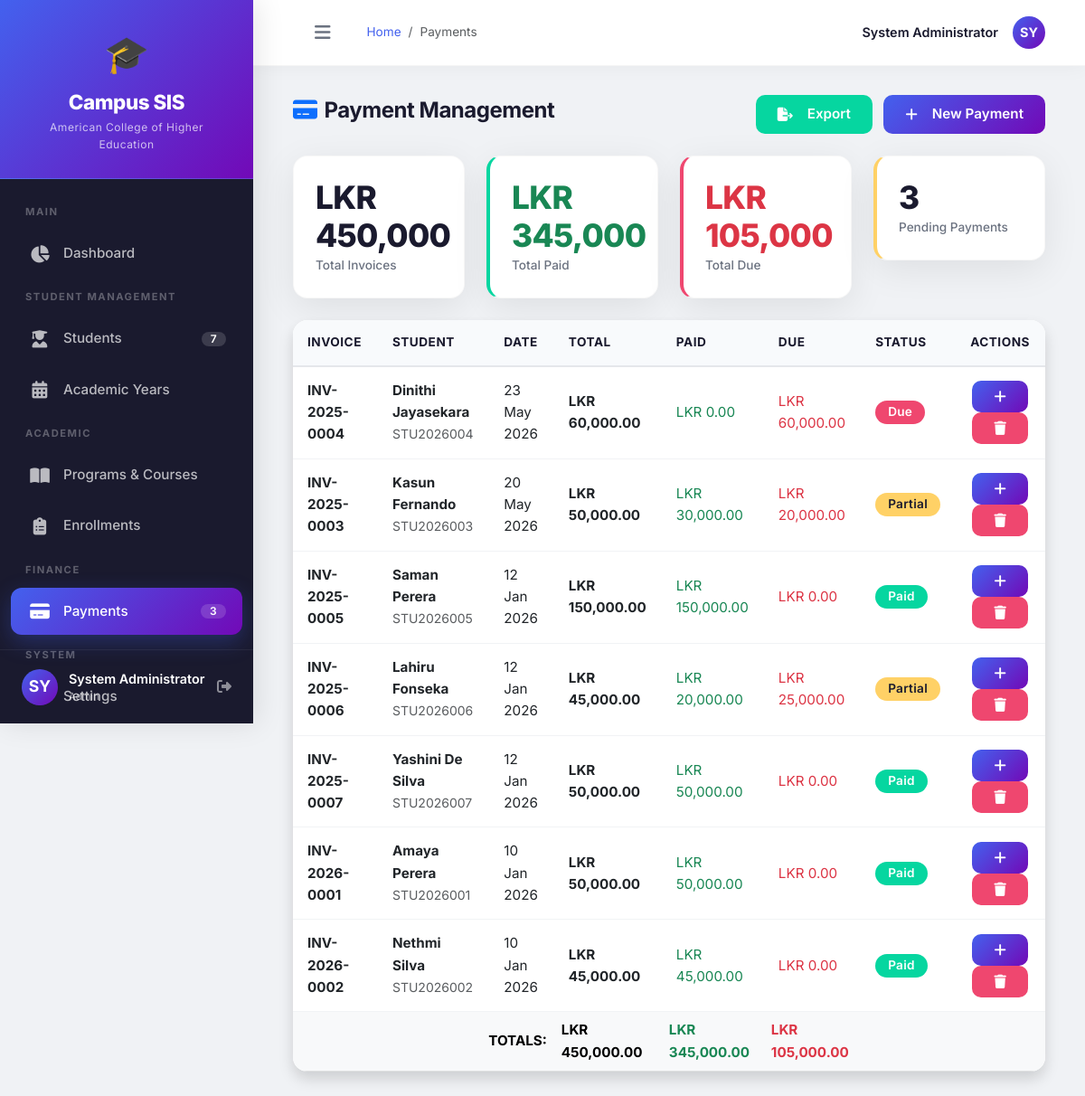
Screenshot of /pages/payments.php (signed in) with the database file from the repository.
### tables this page shows
CREATE TABLE payments (
    payment_id INT PRIMARY KEY AUTO_INCREMENT,
    invoice_no VARCHAR(50) UNIQUE NOT NULL,
    student_id INT NOT NULL,
    payment_date DATE NOT NULL,
    total_amount DECIMAL(10,2) NOT NULL,
    paid_amount DECIMAL(10,2) DEFAULT 0,
    due_amount DECIMAL(10,2) NOT NULL,
    payment_method ENUM('cash', 'bank_transfer', 'online', 'card') DEFAULT 'cash',
    status ENUM('paid', 'partial', 'due', 'overdue') DEFAULT 'due',
    description TEXT,
    receipt_path VARCHAR(255),
    created_at TIMESTAMP DEFAULT CURRENT_TIMESTAMP,
    FOREIGN KEY (student_id) REFERENCES students(student_id) ON DELETE CASCADE
);

CREATE TABLE students (
    student_id INT PRIMARY KEY AUTO_INCREMENT,
    student_number VARCHAR(20) UNIQUE NOT NULL,
    full_name VARCHAR(100) NOT NULL,
    ic_number VARCHAR(20) UNIQUE NOT NULL,
    gender ENUM('Male', 'Female') NOT NULL,
    dob DATE NOT NULL,
    email VARCHAR(100) UNIQUE NOT NULL,
    phone VARCHAR(15) NOT NULL,
    address TEXT NOT NULL,
    program VARCHAR(100) NOT NULL,
    year_of_study INT DEFAULT 1,
    photo VARCHAR(255),
    guardian_name VARCHAR(100),
    guardian_phone VARCHAR(15),
    guardian_email VARCHAR(100),
    enrollment_date DATE,
    status ENUM('active', 'graduated', 'suspended', 'withdrawn') DEFAULT 'active',
    created_at TIMESTAMP DEFAULT CURRENT_TIMESTAMP
);

### pages/payments.php (the view, shortened to what this page needs)
<?php
require_once '../config/database.php';
include '../includes/header.php';
include '../includes/sidebar.php';
$payments = $pdo->query("
    SELECT p.*, s.full_name, s.student_number, s.program
    FROM payments p
    JOIN students s ON p.student_id = s.student_id
    ORDER BY p.payment_date DESC
")->fetchAll();
$totalAmount = array_sum(array_column($payments, 'total_amount'));
$totalPaid = array_sum(array_column($payments, 'paid_amount'));
$totalDue = array_sum(array_column($payments, 'due_amount'));
$pendingCount = count(array_filter($payments, function($p) { return $p['status'] != 'paid'; }));
?>
<div class="container-fluid fade-in">
    <div class="d-flex justify-content-between align-items-center mb-4">
        <h1 class="h3 text-gray-800"><i class="fas fa-credit-card me-2 text-primary"></i>Payment Management</h1>
        <div>
            <a href="payments.php?export=csv" class="btn btn-success me-2">
                <i class="fas fa-file-export me-2"></i>Export
            </a>
            <button class="btn btn-primary" data-bs-toggle="modal" data-bs-target="#addPaymentModal">
                <i class="fas fa-plus me-2"></i>New Payment
            </button>
        </div>
    </div>
    <div class="row g-4 mb-4">
        <div class="col-md-3">
            <div class="stat-card">
                <div class="stat-number">LKR <?php echo number_format($totalAmount, 0); ?></div>
                <div class="stat-label">Total Invoices</div>
            </div>
        </div>
        <div class="col-md-3">
            <div class="stat-card" style="border-left: 4px solid var(--success-color);">
                <div class="stat-number text-success">LKR <?php echo number_format($totalPaid, 0); ?></div>
                <div class="stat-label">Total Paid</div>
            </div>
        </div>
        <div class="col-md-3">
            <div class="stat-card" style="border-left: 4px solid var(--danger-color);">
                <div class="stat-number text-danger">LKR <?php echo number_format($totalDue, 0); ?></div>
                <div class="stat-label">Total Due</div>
            </div>
        </div>
        <div class="col-md-3">
            <div class="stat-card" style="border-left: 4px solid var(--warning-color);">
                <div class="stat-number"><?php echo $pendingCount; ?></div>
                <div class="stat-label">Pending Payments</div>
            </div>
        </div>
    </div>
    <div class="card shadow">
        <div class="card-body p-0">
            <div class="table-responsive">
                <table class="table table-hover mb-0" id="paymentsTable">
                    <thead>
                        <tr>
                            <th>Invoice</th>
                            <th>Student</th>
                            <th>Date</th>
                            <th>Total</th>
                            <th>Paid</th>
                            <th>Due</th>
                            <th>Status</th>
                            <th class="text-center">Actions</th>
                        </tr>
                    </thead>
                    <tbody>
                        <?php if (!empty($payments)): ?>
                            <?php foreach ($payments as $payment): ?>
                            <tr>
                                <td>
                                    <strong><?php echo htmlspecialchars($payment['invoice_no']); ?></strong>
                                </td>
                                <td>
                                    <strong><?php echo htmlspecialchars($payment['full_name']); ?></strong>
                                    <br><small class="text-muted"><?php echo htmlspecialchars($payment['student_number']); ?></small>
                                </td>
                                <td><?php echo date('d M Y', strtotime($payment['payment_date'])); ?></td>
                                <td><strong>LKR <?php echo number_format($payment['total_amount'], 2); ?></strong></td>
                                <td class="text-success">LKR <?php echo number_format($payment['paid_amount'], 2); ?></td>
                                <td class="text-danger">LKR <?php echo number_format($payment['due_amount'], 2); ?></td>
                                <td>
                                    <span class="badge bg-<?php echo $payment['status'] == 'paid' ? 'success' : ($payment['status'] == 'partial' ? 'warning' : 'danger'); ?>" style="font-size: 0.85rem; padding: 6px 14px;">
                                        <?php echo ucfirst($payment['status']); ?>
                                    </span>
                                </td>
                                <td class="text-center">
                                    <a href="make_payment.php?student_id=<?php echo $payment['student_id']; ?>" class="btn btn-sm btn-primary" title="Add Payment">
                                        <i class="fas fa-plus"></i>
                                    </a>
                                    <a href="payments.php?delete=<?php echo $payment['payment_id']; ?>" class="btn btn-sm btn-danger" title="Delete" onclick="return confirm('Delete this payment permanently?')">
                                        <i class="fas fa-trash"></i>
                                    </a>
                                </td>
                            </tr>
                            <?php endforeach; ?>
                        <?php endif; ?>
                    </tbody>
                    <?php if (!empty($payments)): ?>
                    <tfoot>
                        <tr class="table-light fw-bold">
                            <td colspan="3" class="text-end">TOTALS:</td>
                            <td>LKR <?php echo number_format($totalAmount, 2); ?></td>
                            <td class="text-success">LKR <?php echo number_format($totalPaid, 2); ?></td>
                            <td class="text-danger">LKR <?php echo number_format($totalDue, 2); ?></td>
                            <td colspan="2"></td>
                        </tr>
                    </tfoot>
                    <?php endif; ?>
                </table>
            </div>
        </div>
    </div>
</div>
<?php include '../includes/footer.php'; ?>

### assets/css/style.css (style rules this page uses)
:root { --sidebar-width: 280px; --sidebar-bg: #1a1a2e; --sidebar-hover: #16213e; --primary-color: #4361ee; --primary-dark: #3a56d4; --secondary-color: #7209b7; --success-color: #06d6a0; --danger-color: #ef476f; --warning-color: #ffd166; --info-color: #118ab2; --light-bg: #f0f2f5; --card-shadow: 0 10px 40px rgba(0,0,0,0.08); --border-radius: 16px; --transition: all 0.3s cubic-bezier(0.4, 0, 0.2, 1); }
* { margin: 0; padding: 0; box-sizing: border-box; }
body { font-family: 'Inter', -apple-system, BlinkMacSystemFont, sans-serif; background: var(--light-bg); color: #1a1a2e; font-size: 16px; line-height: 1.6; overflow-x: hidden; }
h1, .h1 { font-size: 2.2rem; font-weight: 800; letter-spacing: -0.02em; }
h3, .h3 { font-size: 1.5rem; font-weight: 700; }
small, .text-sm { font-size: 0.875rem; }
.stat-card { background: #ffffff; border-radius: var(--border-radius); padding: 24px; box-shadow: var(--card-shadow); transition: var(--transition); border: 1px solid rgba(0,0,0,0.03); position: relative; overflow: hidden; }
.stat-card .stat-number { font-size: 2.2rem; font-weight: 800; color: #1a1a2e; letter-spacing: -0.02em; line-height: 1.2; }
.stat-card .stat-label { font-size: 0.85rem; color: #6b7280; font-weight: 500; margin-top: 2px; }
.card { border: none; border-radius: var(--border-radius); background: #ffffff; box-shadow: var(--card-shadow); transition: var(--transition); overflow: hidden; }
.card .card-body { padding: 24px; }
.table { margin-bottom: 0; font-size: 0.95rem; }
.table thead th { background: #f8fafc; color: #1a1a2e; font-weight: 700; border-bottom: 2px solid #e5e7eb; padding: 14px 16px; font-size: 0.85rem; text-transform: uppercase; letter-spacing: 0.5px; }
.table tbody td { padding: 14px 16px; vertical-align: middle; border-bottom: 1px solid #f1f3f5; }
.btn { border-radius: 10px; padding: 10px 24px; font-weight: 600; font-size: 0.95rem; transition: var(--transition); display: inline-flex; align-items: center; gap: 8px; }
.btn-primary { background: linear-gradient(135deg, var(--primary-color), var(--secondary-color)); border: none; color: #fff; }
.btn-success { background: var(--success-color); border: none; color: #fff; }
.btn-danger { background: var(--danger-color); border: none; color: #fff; }
.badge { font-weight: 600; padding: 6px 14px; border-radius: 20px; font-size: 0.75rem; letter-spacing: 0.3px; }
.badge.bg-success { background: var(--success-color) !important; }
.badge.bg-danger { background: var(--danger-color) !important; }
.badge.bg-warning { background: var(--warning-color) !important; color: #1a1a2e; }
.fade-in { animation: fadeInUp 0.5s ease-out forwards; }

### rows the page displays
payments: invoice_no "INV-2025-0004", student.full_name "Dinithi Jayasekara", student.student_number "STU2026004", payment_date "23 May 2026", total_amount "60,000.00", paid_amount "0.00", due_amount "60,000.00", status "Due"
payments: invoice_no "INV-2025-0003", student.full_name "Kasun Fernando", student.student_number "STU2026003", payment_date "20 May 2026", total_amount "50,000.00", paid_amount "30,000.00", due_amount "20,000.00", status "Partial"
payments: invoice_no "INV-2025-0005", student.full_name "Saman Perera", student.student_number "STU2026005", payment_date "12 Jan 2026", total_amount "150,000.00", paid_amount "150,000.00", due_amount "0.00", status "Paid"
payments: invoice_no "INV-2025-0006", student.full_name "Lahiru Fonseka", student.student_number "STU2026006", payment_date "12 Jan 2026", total_amount "45,000.00", paid_amount "20,000.00", due_amount "25,000.00", status "Partial"
payments: invoice_no "INV-2025-0007", student.full_name "Yashini De Silva", student.student_number "STU2026007", payment_date "12 Jan 2026", total_amount "50,000.00", paid_amount "50,000.00", due_amount "0.00", status "Paid"
payments: invoice_no "INV-2026-0001", student.full_name "Amaya Perera", student.student_number "STU2026001", payment_date "10 Jan 2026", total_amount "50,000.00", paid_amount "50,000.00", due_amount "0.00", status "Paid"
payments: invoice_no "INV-2026-0002", student.full_name "Nethmi Silva", student.student_number "STU2026002", payment_date "10 Jan 2026", total_amount "45,000.00", paid_amount "45,000.00", due_amount "0.00", status "Paid"

### other values shown
APP_NAME "Campus SIS"
$pdo->query("SELECT COUNT(*) FROM students")->fetchColumn() "7"
substr($_SESSION['full_name'] ?? 'U', 0, 2) "SY"
$_SESSION['full_name'] "System Administrator"
$_SESSION['role'] "Admin"
$page_title "Payments"
$totalAmount "450,000"
$totalPaid "345,000"
$totalDue "105,000"
$pendingCount "3"
$totalAmount "450,000.00"
$totalPaid "345,000.00"
$totalDue "105,000.00"
